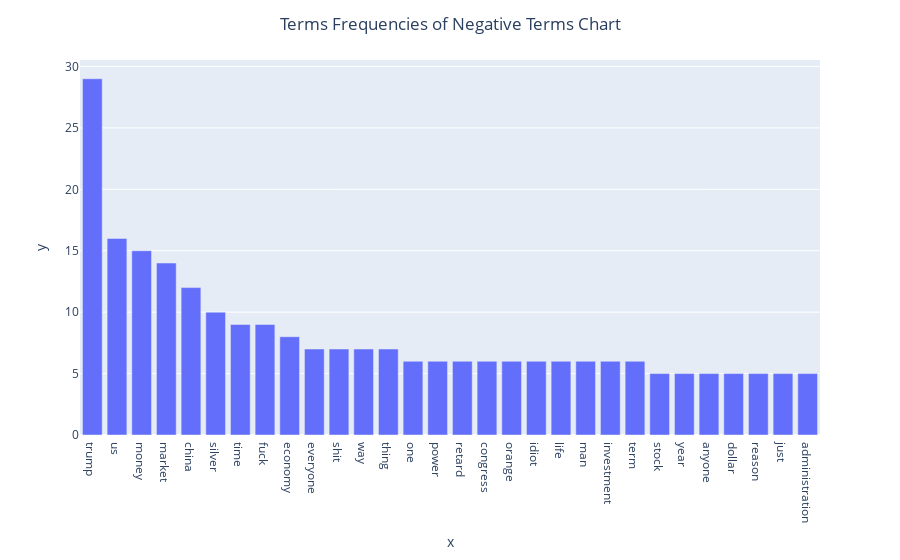

Notebook code for this chart:
### Code cell
negative_term_data = pd.concat([pd.DataFrame(negative_feature_extract.get_feature_names_out().tolist(), columns=["Features"]), pd.DataFrame(negative_term_frequencies.tolist(), columns=["Frequency"])], axis=1)
negative_term_data = negative_term_data.sort_values(by="Frequency", ascending=False)

fig = px.bar(x=negative_term_data.Features[:30], y=negative_term_data.Frequency[:30])
fig.update_layout(
    title={
        'text': 'Terms Frequencies of Negative Terms Chart',
        'x': 0.5,
        'xanchor': 'center'
    }
)
fig.show()

### Figure 1 — Plotly figure (JSON) as saved in the notebook; plotly's stock layout.template omitted (floating-point values rounded to 4 significant figures)
{"data": [{"hovertemplate": "x=%{x}<br>y=%{y}<extra></extra>", "legendgroup": "", "marker": {"color": "#636efa", "pattern": {"shape": ""}}, "name": "", "orientation": "v", "showlegend": false, "textposition": "auto", "type": "bar", "x": ["trump", "us", "money", "market", "china", "silver", "time", "fuck", "economy", "everyone", "shit", "way", "thing", "one", "power", "retard", "congress", "orange", "idiot", "life", "man", "investment", "term", "stock", "year", "anyone", "dollar", "reason", "just", "administration"], "xaxis": "x", "y": [29, 16, 15, 14, 12, 10, 9, 9, 8, 7, 7, 7, 7, 6, 6, 6, 6, 6, 6, 6, 6, 6, 6, 5, 5, 5, 5, 5, 5, 5], "yaxis": "y"}], "layout": {"barmode": "relative", "legend": {"tracegroupgap": 0}, "margin": {"t": 60}, "title": {"text": "Terms Frequencies of Negative Terms Chart", "x": 0.5, "xanchor": "center"}, "xaxis": {"anchor": "y", "domain": [0, 1], "title": {"text": "x"}}, "yaxis": {"anchor": "x", "domain": [0, 1], "title": {"text": "y"}}}}
